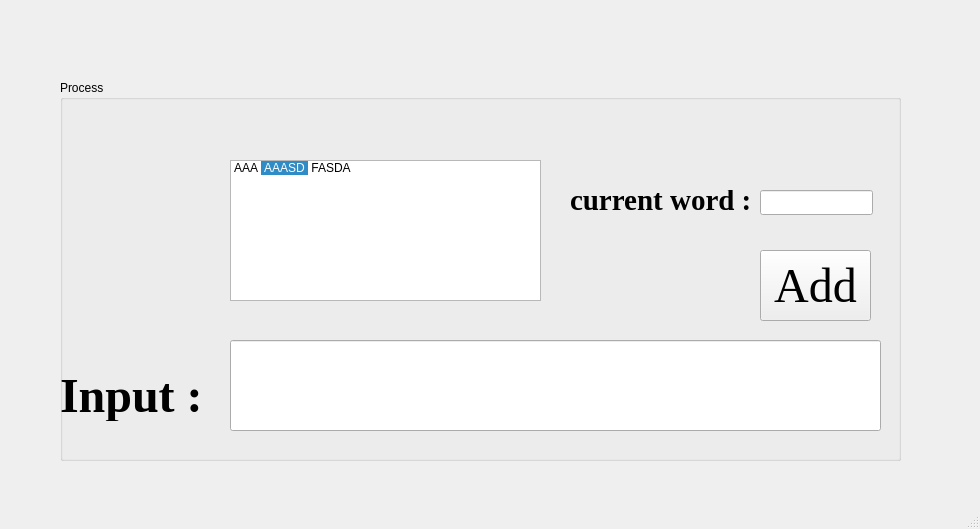
<?xml version="1.0" encoding="UTF-8"?>
<ui version="4.0">
 <class>MainWindow</class>
 <widget class="QMainWindow" name="MainWindow">
  <property name="geometry">
   <rect>
    <x>0</x>
    <y>0</y>
    <width>980</width>
    <height>529</height>
   </rect>
  </property>
  <property name="cursor">
   <cursorShape>OpenHandCursor</cursorShape>
  </property>
  <property name="windowTitle">
   <string>Radix_Tree</string>
  </property>
  <property name="windowIcon">
   <iconset>
    <normaloff>image/icons8-write-50.png</normaloff>image/icons8-write-50.png</iconset>
  </property>
  <property name="autoFillBackground">
   <bool>false</bool>
  </property>
  <widget class="QWidget" name="centralwidget">
   <widget class="QGroupBox" name="gbProcess">
    <property name="geometry">
     <rect>
      <x>60</x>
      <y>80</y>
      <width>841</width>
      <height>381</height>
     </rect>
    </property>
    <property name="title">
     <string>Process</string>
    </property>
    <widget class="QListWidget" name="listWidget">
     <property name="geometry">
      <rect>
       <x>170</x>
       <y>80</y>
       <width>311</width>
       <height>141</height>
      </rect>
     </property>
     <property name="isWrapping" stdset="0">
      <bool>false</bool>
     </property>
     <property name="resizeMode">
      <enum>QListView::Adjust</enum>
     </property>
     <property name="viewMode">
      <enum>QListView::IconMode</enum>
     </property>
     <property name="currentRow">
      <number>1</number>
     </property>
     <property name="sortingEnabled">
      <bool>true</bool>
     </property>
     <item>
      <property name="text">
       <string>AAA</string>
      </property>
     </item>
     <item>
      <property name="text">
       <string>AAASD</string>
      </property>
     </item>
     <item>
      <property name="text">
       <string>FASDA</string>
      </property>
     </item>
    </widget>
    <widget class="QLabel" name="lbInformation">
     <property name="geometry">
      <rect>
       <x>510</x>
       <y>110</y>
       <width>181</width>
       <height>20</height>
      </rect>
     </property>
     <property name="font">
      <font>
       <family>Times New Roman</family>
       <pointsize>22</pointsize>
       <weight>75</weight>
       <bold>true</bold>
      </font>
     </property>
     <property name="text">
      <string>current word :</string>
     </property>
    </widget>
    <widget class="QPushButton" name="pbAdditon">
     <property name="geometry">
      <rect>
       <x>700</x>
       <y>170</y>
       <width>111</width>
       <height>71</height>
      </rect>
     </property>
     <property name="font">
      <font>
       <family>Times New Roman</family>
       <pointsize>36</pointsize>
      </font>
     </property>
     <property name="mouseTracking">
      <bool>false</bool>
     </property>
     <property name="text">
      <string>Add</string>
     </property>
    </widget>
    <widget class="QLineEdit" name="lineEdit">
     <property name="geometry">
      <rect>
       <x>700</x>
       <y>110</y>
       <width>113</width>
       <height>25</height>
      </rect>
     </property>
    </widget>
    <widget class="QLineEdit" name="leInput">
     <property name="geometry">
      <rect>
       <x>170</x>
       <y>260</y>
       <width>651</width>
       <height>91</height>
      </rect>
     </property>
    </widget>
    <widget class="QLabel" name="lbInput">
     <property name="geometry">
      <rect>
       <x>0</x>
       <y>290</y>
       <width>161</width>
       <height>51</height>
      </rect>
     </property>
     <property name="font">
      <font>
       <family>Times New Roman</family>
       <pointsize>36</pointsize>
       <weight>75</weight>
       <bold>true</bold>
      </font>
     </property>
     <property name="text">
      <string>Input :</string>
     </property>
     <property name="margin">
      <number>8</number>
     </property>
    </widget>
   </widget>
  </widget>
  <widget class="QStatusBar" name="statusbar"/>
 </widget>
 <resources/>
 <connections/>
</ui>
